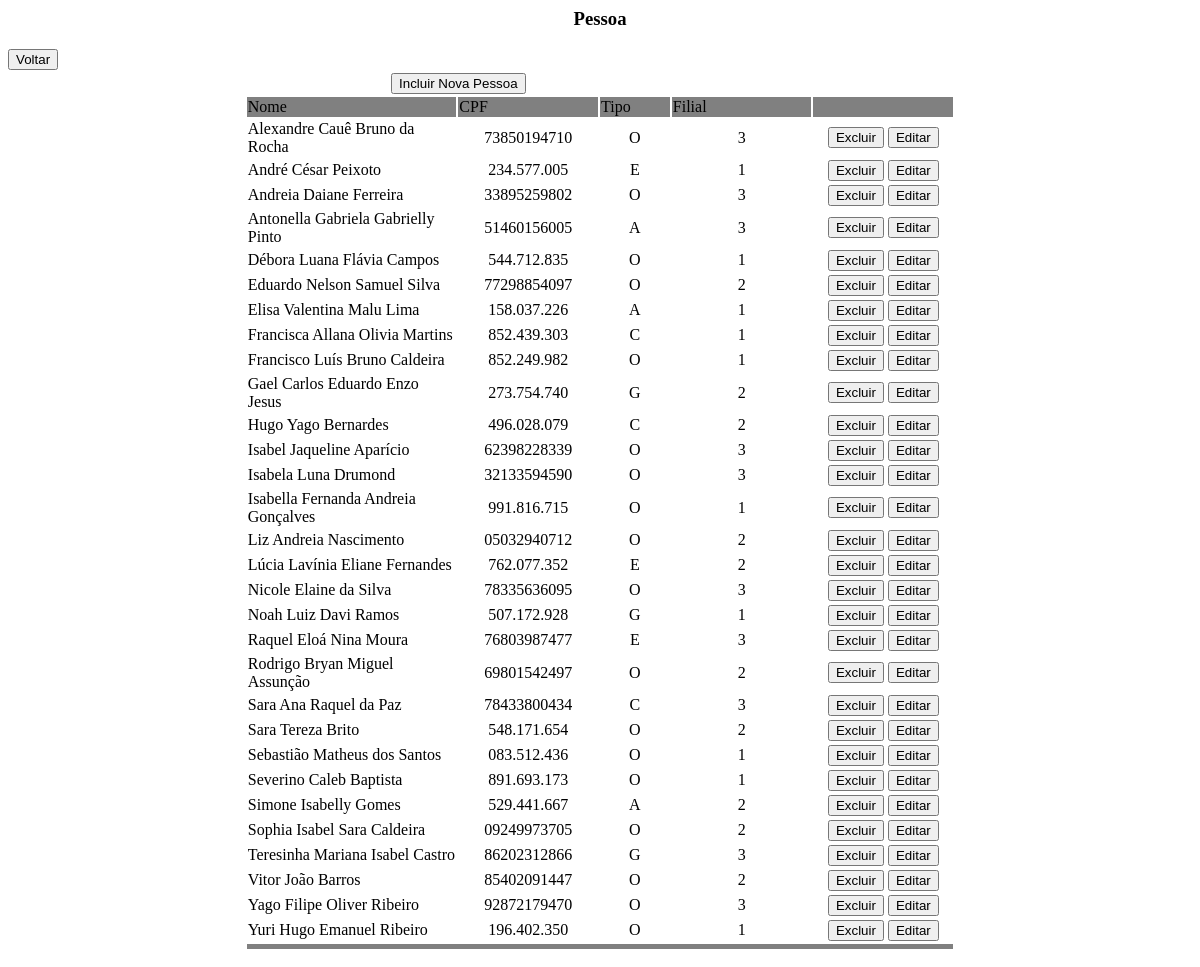
Page /listar_pessoa.php on the earlier database version.
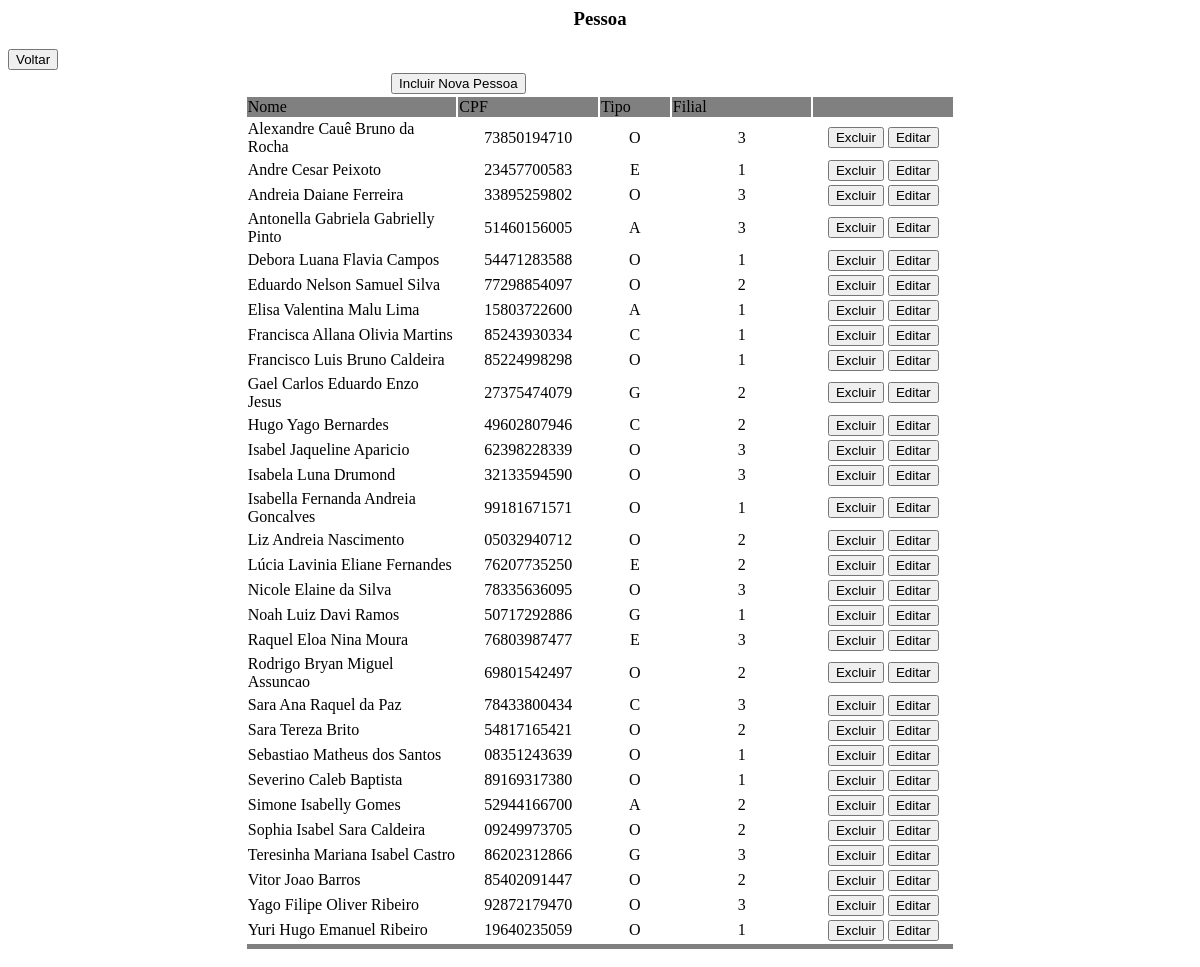
Same page on the later database version.
### tables this page shows
CREATE TABLE Pessoa (
    idPessoa		INT				NOT NULL AUTO_INCREMENT,
    cpf  			VARCHAR(11)		NOT NULL,
    nome 			VARCHAR(100) 	NOT NULL,
    tipo			CHAR(1)			NOT NULL,
    cnh				CHAR(14)		NULL,
    idFilial		INT				NOT NULL,
    CONSTRAINT pk_pessoa PRIMARY KEY (idPessoa),
	CONSTRAINT uk_cpf UNIQUE (cpf),
    CONSTRAINT uk_cnh UNIQUE (cnh),
	CONSTRAINT ck_tipo CHECK (tipo='A' OR tipo='C' OR tipo='G' OR tipo='E' OR tipo='O')
);

### listar_pessoa.php (the view, shortened to what this page needs)
<html>
<head>
</head>
<body>
    <center>
        <h3>Pessoa</h3>
    </center>
    <form name="form1" method="POST" action="form_incluir_pessoa.php">
        <input type="button" value="Voltar" onclick="location.href='index.php'">
        <table border="0" align="center" width="60%">
            <?php
            include("./config.php");
            $con = mysqli_connect($host, $login, $senha, $bd);
            $sql = "SELECT * FROM pessoa ORDER BY nome";
            $tabela = mysqli_query($con, $sql);
            if (mysqli_num_rows($tabela) == 0) {
            ?>
                <tr>
                    <td align="center">Nao ha nenhuma pessoa cadastrada.</td>
                </tr>
                <tr>
                    <td align="center"><input type="submit" value="incluir Pessoa"></td>
                </tr>
            <?php
            } else {
            ?>
                <tr>
                    <td colspan="3" align="center"><input type="submit" value="Incluir Nova Pessoa"></td>
                </tr>
                <tr bgcolor="grey">
                    <td width="30%">Nome</td>
                    <td width="20%">CPF</td>
                    <td width="10%">Tipo</td>
                    <td width="20%">Filial</td>
                    <td width="30%"></td>
                </tr>
                <?php
                while ($dados = mysqli_fetch_row($tabela)) {
                ?>
                    <tr>
                        <td><?php echo $dados[2]; ?></td>
                        <td align="center"><?php echo $dados[1]; ?></td>
                        <td align="center"><?php echo $dados[3]; ?></td>
                        <td align="center"><?php echo $dados[5]; ?></td>
                        <td align="center">
                            <input type="button" value="Excluir" onclick="location.href='excluir_pessoa.php?idPessoa=<?php echo $dados[0]; ?>'">
                            <input type="button" value="Editar" onclick="location.href='form_incluir_pessoa.php?idPessoa=<?php echo $dados[0]; ?>'">
                        </td>
                    </tr>
                <?php
                }
                ?>
                <tr bgcolor="grey">
                    <td colspan="5" height="5"></td>
                </tr>
            <?php
            }
            ?>
        </table>
    </form>
</body>
</html>

Differences in the rows shown:
changed pessoa: nome "André César Peixoto" → "Andre Cesar Peixoto"; cpf "234.577.005" → "23457700583"
changed pessoa: nome "Débora Luana Flávia Campos" → "Debora Luana Flavia Campos"; cpf "544.712.835" → "54471283588"
changed pessoa "Elisa Valentina Malu Lima": cpf "158.037.226" → "15803722600"
changed pessoa "Francisca Allana Olivia Martins": cpf "852.439.303" → "85243930334"
changed pessoa: nome "Francisco Luís Bruno Caldeira" → "Francisco Luis Bruno Caldeira"; cpf "852.249.982" → "85224998298"
changed pessoa "Gael Carlos Eduardo Enzo Jesus": cpf "273.754.740" → "27375474079"
changed pessoa "Hugo Yago Bernardes": cpf "496.028.079" → "49602807946"
changed pessoa: nome "Isabel Jaqueline Aparício" → "Isabel Jaqueline Aparicio"
changed pessoa: nome "Isabella Fernanda Andreia Gonçalves" → "Isabella Fernanda Andreia Goncalves"; cpf "991.816.715" → "99181671571"
changed pessoa: nome "Lúcia Lavínia Eliane Fernandes" → "Lúcia Lavinia Eliane Fernandes"; cpf "762.077.352" → "76207735250"
changed pessoa "Noah Luiz Davi Ramos": cpf "507.172.928" → "50717292886"
changed pessoa: nome "Raquel Eloá Nina Moura" → "Raquel Eloa Nina Moura"
changed pessoa: nome "Rodrigo Bryan Miguel Assunção" → "Rodrigo Bryan Miguel Assuncao"
changed pessoa "Sara Tereza Brito": cpf "548.171.654" → "54817165421"
changed pessoa: nome "Sebastião Matheus dos Santos" → "Sebastiao Matheus dos Santos"; cpf "083.512.436" → "08351243639"
changed pessoa "Severino Caleb Baptista": cpf "891.693.173" → "89169317380"
changed pessoa "Simone Isabelly Gomes": cpf "529.441.667" → "52944166700"
changed pessoa: nome "Vitor João Barros" → "Vitor Joao Barros"
changed pessoa "Yuri Hugo Emanuel Ribeiro": cpf "196.402.350" → "19640235059"
